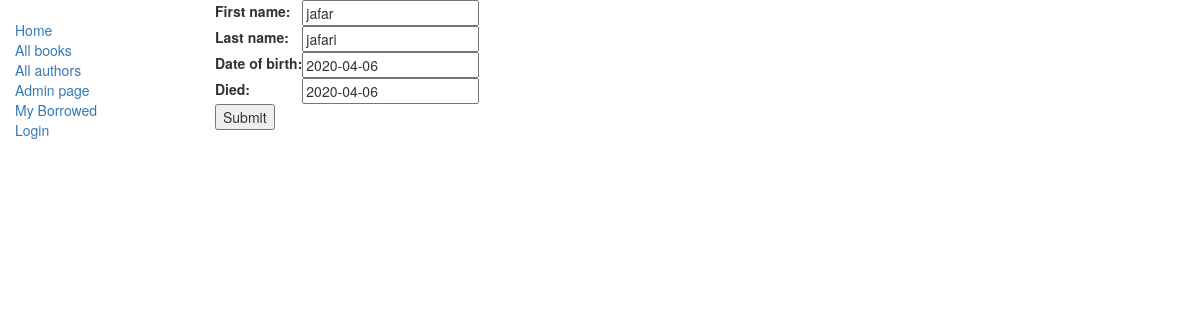
/catalog/author/1/update/, run on the app's committed database.
### catalog/models.py (models this page shows, shortened)
class Author(models.Model):
    first_name = models.CharField(max_length=100)
    last_name = models.CharField(max_length=100)
    date_of_birth = models.DateField(null=True, blank=True)
    date_of_death = models.DateField('Died', null=True, blank=True)

### catalog/views.py (the view)
# urls.py: url(r'^author/(?P<pk>\d+)/update/$', views.AuthorUpdate.as_view(), name='author_update'),
class AuthorUpdate(generic.UpdateView):
    model = models.Author
    fields = ['first_name','last_name','date_of_birth','date_of_death']

### catalog/templates/catalog/author_form.html (shortened to what this page needs)
{% extends "catalog/base_generic.html" %}
{% block content %}
<form action="" method="post">
    <table>
    {{ form.as_table }}
    </table>
    <input type="submit" value="Submit" />
</form>
{% endblock %}

### data on the page
Author: first_name "jafar", last_name "jafari", date_of_birth "2020-04-06", date_of_death "2020-04-06"
